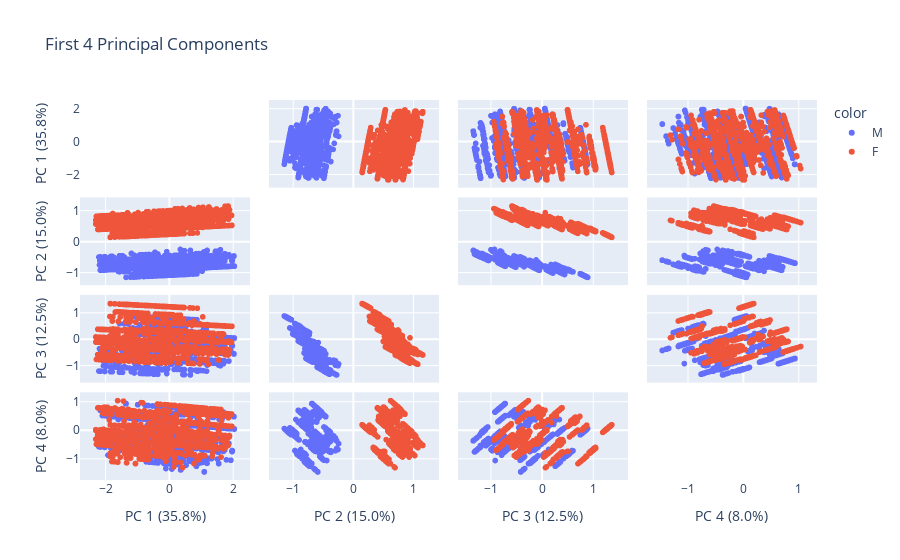

The notebook cell this image was saved under:
### Code cell
# %% [markdown]
# ## 2. The Preprocessing Pipeline
# We use `ColumnTransformer` to apply different logic to different columns:
# *   **Categorical:** `OneHotEncoder` (creates new columns for every unique value)
# *   **Numerical:** `StandardScaler` (centers around 0, variance of 1)

# %%
categorical_features = ['gender', 'race', 'insurance', 'marital_status']
numerical_features = ['anchor_age']

preprocessor = ColumnTransformer(
    transformers=[
        ('num', StandardScaler(), numerical_features),
        ('cat', OneHotEncoder(sparse_output=False, handle_unknown='ignore'), categorical_features)
    ]
)

# Apply the transformation
X_processed = preprocessor.fit_transform(df)

print(f"Original Feature Count: {len(categorical_features) + len(numerical_features)}")
print(f"Processed Feature Count (after OHE): {X_processed.shape[1]}")

# %% [markdown]
# ## 3. Apply PCA
# Now we have a matrix of numbers. We can use PCA to find the "Principal Components."

# %%
pca = PCA()
components = pca.fit_transform(X_processed)

# Calculate cumulative variance
exp_var_cumul = np.cumsum(pca.explained_variance_ratio_)

px.area(
    x=range(1, len(exp_var_cumul) + 1),
    y=exp_var_cumul,
    labels={"x": "# Components", "y": "Explained Variance"},
    title="Explained Variance by Different Principal Components"
)

# %% [markdown]
# ## 4. Visualization (2D)
# Visualizing the high-dimensional data in just 2 dimensions.

# %%
labels = {
    str(i): f"PC {i+1} ({var:.1f}%)"
    for i, var in enumerate(pca.explained_variance_ratio_ * 100)
}

fig = px.scatter_matrix(
    components,
    labels=labels,
    dimensions=range(4),
    color=df["gender"],  # Color by original label to see if patterns emerge
    title="First 4 Principal Components"
)
fig.update_traces(diagonal_visible=False)
fig.show()

### Figure 1 — Plotly figure (JSON) as saved in the notebook; plotly's stock layout.template omitted (floating-point values rounded to 4 significant figures; data arrays with more than 128 entries replaced by an {"elided": "..."} marker saying what was removed)
{"data": [{"diagonal": {"visible": false}, "dimensions": [{"axis": {"matches": true}, "label": "PC 1 (35.8%)", "values": {"elided": "2307 float values"}}, {"axis": {"matches": true}, "label": "PC 2 (15.0%)", "values": {"elided": "2307 float values"}}, {"axis": {"matches": true}, "label": "PC 3 (12.5%)", "values": {"elided": "2307 float values"}}, {"axis": {"matches": true}, "label": "PC 4 (8.0%)", "values": {"elided": "2307 float values"}}], "hovertemplate": "color=M<br>%{xaxis.title.text}=%{x}<br>%{yaxis.title.text}=%{y}<extra></extra>", "legendgroup": "M", "marker": {"color": "#636efa", "symbol": "circle"}, "name": "M", "showlegend": true, "type": "splom"}, {"diagonal": {"visible": false}, "dimensions": [{"axis": {"matches": true}, "label": "PC 1 (35.8%)", "values": {"elided": "2693 float values"}}, {"axis": {"matches": true}, "label": "PC 2 (15.0%)", "values": {"elided": "2693 float values"}}, {"axis": {"matches": true}, "label": "PC 3 (12.5%)", "values": {"elided": "2693 float values"}}, {"axis": {"matches": true}, "label": "PC 4 (8.0%)", "values": {"elided": "2693 float values"}}], "hovertemplate": "color=F<br>%{xaxis.title.text}=%{x}<br>%{yaxis.title.text}=%{y}<extra></extra>", "legendgroup": "F", "marker": {"color": "#EF553B", "symbol": "circle"}, "name": "F", "showlegend": true, "type": "splom"}], "layout": {"dragmode": "select", "legend": {"title": {"text": "color"}, "tracegroupgap": 0}, "title": {"text": "First 4 Principal Components"}}}
